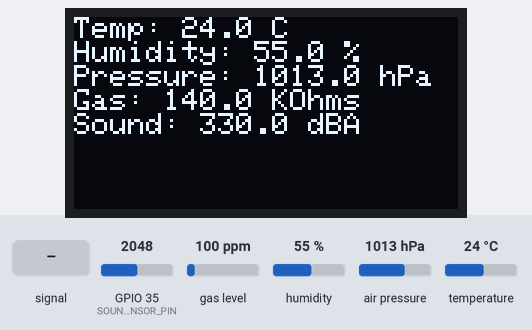
The sketch below on a simulated ESP32. On the bench: 128×64 one-colour display. The test bench sets the inputs (shaded band); at power-on: gas level 100 ppm, GPIO 35 (SOUND_SENSOR_PIN) = 2048, humidity 55 %, air pressure 1013 hPa, temperature 24 °C. WiFi joins after 1.5 s; servers stay silent unless stated; what the sketch prints to the serial monitor is not drawn.

Above: at 3.7 s.
3.8 s: GPIO 35 (SOUND_SENSOR_PIN) fed a 200 Hz sine of ±327 counts around its level
At 5.5 s:
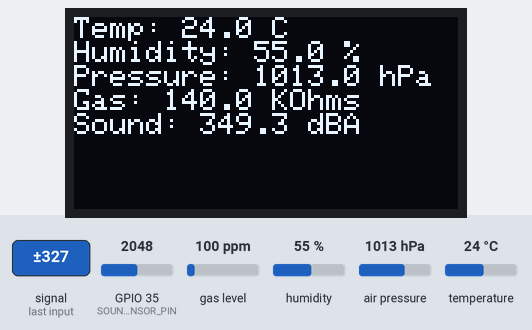
8.5 s: gas level set to 20 ppm
At 9.7 s:
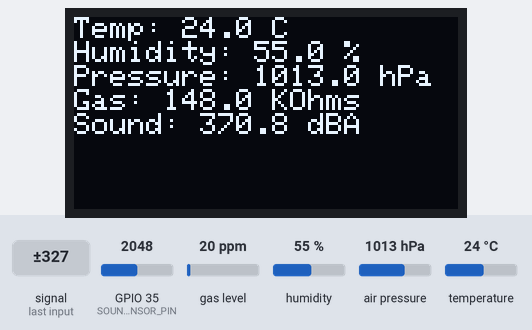
12.9 s: GPIO 35 (SOUND_SENSOR_PIN) set to 2866
At 13.9 s:
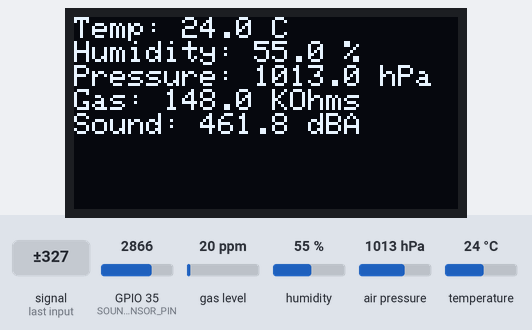
15.8 s: humidity set to 22 %
At 19.1 s:
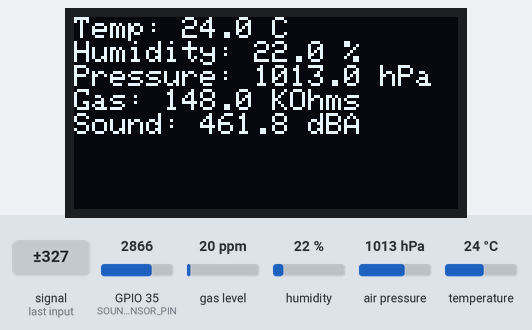
19.4 s: GPIO 35 (SOUND_SENSOR_PIN) fed a 1000 Hz sine of ±1023 counts around its level
At 21.5 s:
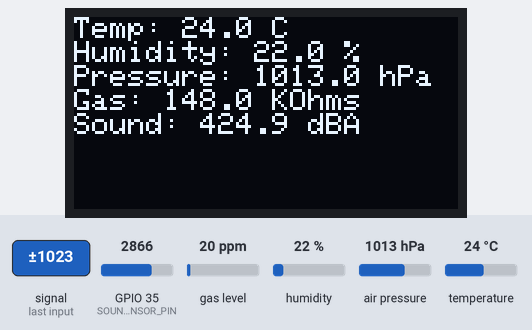
23.8 s: air pressure set to 952 hPa
At 25.7 s:
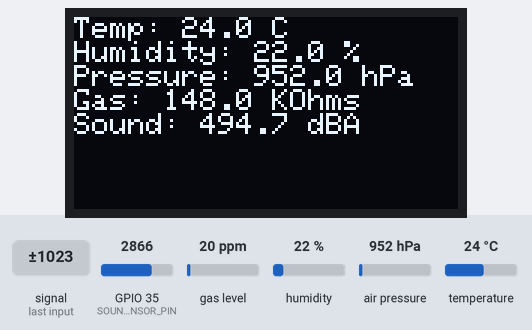
Timing chart, 0 to 27.2 s (numbered marks = the images above; inputs shaded):
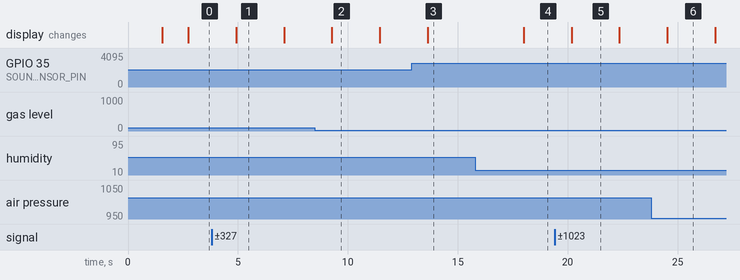

Measured:
- after the input at 3.8 s, the display: changes after 1.1 s (image 1)
- after the input at 12.9 s, the display: changes after 0.73 s (image 3)
- after the input at 15.8 s, the display: changes after 2.2 s (image 4)
- after the input at 19.4 s, the display: changes after 0.77 s (image 5)
- what the display in image 1 shows lasts 2.2 s, from 4.9 s to 7.1 s

The sketch:

ESP32_Main.ino
```cpp
// ===== esp32_sensor_hub.ino (Main File) =====
#include "WiFiModule.h"
#include "OLEDModule.h"
#include "BME688Module.h"
#include "SoundSensorModule.h"
#include "HeartRateReceiverModule.h"

void setup() {
  Serial.begin(115200);

  initWiFi();         // Connect to WiFi
  initOLED();         // Initialize OLED display
  initBME688();       // Initialize BME688 sensor
  initSoundSensor();  // Initialize sound sensor module
  initHeartRate();    // Initialize heart rate receiver module (TCP Server)
}

void loop() {
  // Read data from each sensor module
  float temperature, humidity, pressure, gas;
  readBME688(temperature, humidity, pressure, gas);

  float soundDB = readSoundLevel();

  int heartData[10];
  int heartLen = receiveHeartRateJSON(heartData, 10); // Receive up to 10 heart rate samples

  // Display data on OLED
  displaySensorData(temperature, humidity, pressure, gas, soundDB);
  if (heartLen > 0) {
    drawHeartWaveform(heartData, heartLen);
  }

  delay(2000);
}
```

BME688Module.cpp
```cpp
// =============================
// BME688Module.cpp
// =============================
#include "BME688Module.h"
#include <Wire.h>
#include <Adafruit_Sensor.h>
#include <Adafruit_BME680.h>

#define SEALEVELPRESSURE_HPA (1013.25)

Adafruit_BME680 bme;

void initBME688() {
  if (!bme.begin()) {
    Serial.println("[BME688Module] Sensor not found. Check wiring!");
    while (1);
  }

  bme.setTemperatureOversampling(BME680_OS_8X);
  bme.setHumidityOversampling(BME680_OS_2X);
  bme.setPressureOversampling(BME680_OS_4X);
  bme.setIIRFilterSize(BME680_FILTER_SIZE_3);
  bme.setGasHeater(320, 150); // 320*C for 150 ms
}

void readBME688(float& temperature, float& humidity, float& pressure, float& gasResistance) {
  if (!bme.performReading()) {
    Serial.println("[BME688Module] Reading failed");
    temperature = humidity = pressure = gasResistance = 0.0f;
    return;
  }

  temperature = bme.temperature;
  humidity = bme.humidity;
  pressure = bme.pressure / 100.0;
  gasResistance = bme.gas_resistance / 1000.0;
}
```

BME688Module.h
```cpp
// =============================
// BME688Module.h
// =============================
#ifndef BME688_MODULE_H
#define BME688_MODULE_H

// Initializes the BME688 environmental sensor
void initBME688();

// Reads temperature, humidity, pressure, and gas resistance values
void readBME688(float& temperature, float& humidity, float& pressure, float& gasResistance);

#endif // BME688_MODULE_H
```

HeartRateReceiverModule.cpp
```cpp
// =============================
// HeartRateReceiverModule.cpp
// =============================
#include "HeartRateReceiverModule.h"
#include <WiFi.h>
#include <ArduinoJson.h>

WiFiServer heartServer(8080);  // TCP server on port 8080

void initHeartRate() {
  heartServer.begin();
  Serial.println("[HeartRateReceiver] TCP server started on port 8080");
}

int receiveHeartRateJSON(int* buffer, int maxLength) {
  WiFiClient client = heartServer.available();
  if (client && client.connected()) {
    StaticJsonDocument<256> doc;
    String jsonStr = client.readStringUntil('\n');

    DeserializationError error = deserializeJson(doc, jsonStr);
    if (error) {
      Serial.println("[HeartRateReceiver] JSON parse failed");
      client.stop();
      return 0;
    }

    JsonArray irArray = doc["ir"];
    int count = 0;
    for (JsonVariant value : irArray) {
      if (count < maxLength) {
        buffer[count++] = value.as<int>();
      } else {
        break;
      }
    }

    client.stop();
    return count;
  }
  return 0;
}
```

HeartRateReceiverModule.h
```cpp
// =============================
// HeartRateReceiverModule.h
// =============================
#ifndef HEART_RATE_RECEIVER_MODULE_H
#define HEART_RATE_RECEIVER_MODULE_H

// Initializes the TCP server for receiving heart rate data
void initHeartRate();

// Receives JSON-formatted heart rate data over TCP
// Returns the number of data points stored in the buffer
int receiveHeartRateJSON(int* buffer, int maxLength);

#endif // HEART_RATE_RECEIVER_MODULE_Hv
```

OLEDModule.cpp
```cpp
// =============================
// OLEDModule.cpp
// =============================
#include "OLEDModule.h"
#include <Adafruit_GFX.h>
#include <Adafruit_SH110X.h>

#define SCREEN_WIDTH 128
#define SCREEN_HEIGHT 64
#define OLED_RESET -1

Adafruit_SH1107 display(SCREEN_WIDTH, SCREEN_HEIGHT, &Wire, OLED_RESET, 1000000, 100000);

void initOLED() {
  display.begin(0x3D, true);
  display.clearDisplay();
  display.setTextColor(SH110X_WHITE);
  display.setTextSize(1);
  display.setCursor(0, 0);
  display.println("OLED Ready");
  display.display();
  delay(1000);
}

void displaySensorData(float temp, float hum, float pres, float gas, float soundDB) {
  display.clearDisplay();
  display.setCursor(0, 0);
  display.printf("Temp: %.1f C\n", temp);
  display.printf("Humidity: %.1f %%\n", hum);
  display.printf("Pressure: %.1f hPa\n", pres);
  display.printf("Gas: %.1f KOhms\n", gas);
  display.printf("Sound: %.1f dBA\n", soundDB);
  display.display();
}

void drawHeartWaveform(int* data, int len) {
  if (len < 2) return;

  display.clearDisplay();
  for (int i = 0; i < len - 1; i++) {
    int x1 = map(i, 0, len - 1, 0, SCREEN_WIDTH - 1);
    int x2 = map(i + 1, 0, len - 1, 0, SCREEN_WIDTH - 1);
    int y1 = map(data[i], 50000, 120000, SCREEN_HEIGHT - 1, 0);
    int y2 = map(data[i + 1], 50000, 120000, SCREEN_HEIGHT - 1, 0);
    display.drawLine(x1, y1, x2, y2, SH110X_WHITE);
  }
  display.display();
}
```

OLEDModule.h
```cpp
// =============================
// OLEDModule.h
// =============================
#ifndef OLED_MODULE_H
#define OLED_MODULE_H

// Initializes the OLED display
void initOLED();

// Displays environmental and sound sensor data
void displaySensorData(float temp, float hum, float pres, float gas, float soundDB);

// Draws a waveform of heart rate IR values
void drawHeartWaveform(int* data, int len);

#endif // OLED_MODULE_H
```

SoundSensorModule.cpp
```cpp
// =============================
// SoundSensorModule.cpp
// =============================
#include "SoundSensorModule.h"
#include <Arduino.h>

#define SOUND_SENSOR_PIN 35//need change
#define VREF 3.3

void initSoundSensor() {
  pinMode(SOUND_SENSOR_PIN, INPUT);
}

float readSoundLevel() {
  float voltageValue = analogRead(SOUND_SENSOR_PIN) / 1024.0 * VREF;
  float dbValue = voltageValue * 50.0; // Convert voltage to decibel (dBA)
  return dbValue;
}
```

SoundSensorModule.h
```cpp
// =============================
// SoundSensorModule.h
// =============================
#ifndef SOUND_SENSOR_MODULE_H
#define SOUND_SENSOR_MODULE_H

// Initializes the sound sensor (sets pin mode)
void initSoundSensor();

// Reads and returns the current sound level in dBA
float readSoundLevel();

#endif // SOUND_SENSOR_MODULE_H
```

WiFiModule.cpp
```cpp
// =============================
// WiFiModule.cpp
// =============================
#include "WiFiModule.h"
#include <WiFi.h>

// Replace with your actual network credentials
const char* ssid = "HAVEX";
const char* password = "QAZ123";

void initWiFi() {
  WiFi.begin(ssid, password);
  Serial.print("[WiFiModule] Connecting to WiFi");
  while (WiFi.status() != WL_CONNECTED) {
    delay(500);
    Serial.print(".");
  }
  Serial.println("\n[WiFiModule] WiFi connected");
  Serial.print("[WiFiModule] IP address: ");
  Serial.println(WiFi.localIP());
}
```

WiFiModule.h
```cpp
// =============================
// WiFiModule.h
// =============================
#ifndef WIFI_MODULE_H
#define WIFI_MODULE_H

// Initializes the WiFi connection with SSID and password
void initWiFi();

#endif // WIFI_MODULE_H
```
